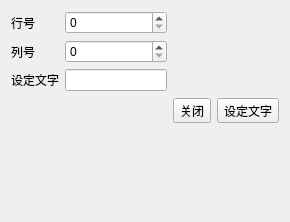
<?xml version="1.0" encoding="UTF-8"?>
<ui version="4.0">
 <class>DialogLocate</class>
 <widget class="QDialog" name="DialogLocate">
  <property name="geometry">
   <rect>
    <x>0</x>
    <y>0</y>
    <width>290</width>
    <height>222</height>
   </rect>
  </property>
  <property name="windowTitle">
   <string>Dialog</string>
  </property>
  <layout class="QHBoxLayout" name="horizontalLayout">
   <item>
    <layout class="QFormLayout" name="formLayout">
     <item row="0" column="0">
      <widget class="QLabel" name="labRow">
       <property name="text">
        <string>行号</string>
       </property>
      </widget>
     </item>
     <item row="1" column="0">
      <widget class="QLabel" name="labCol">
       <property name="text">
        <string>列号</string>
       </property>
      </widget>
     </item>
     <item row="2" column="0">
      <widget class="QLabel" name="labSetText">
       <property name="text">
        <string>设定文字</string>
       </property>
      </widget>
     </item>
     <item row="2" column="1">
      <widget class="QLineEdit" name="lineEditText"/>
     </item>
     <item row="1" column="1">
      <widget class="QSpinBox" name="spinBoxColumn"/>
     </item>
     <item row="0" column="1">
      <widget class="QSpinBox" name="spinBoxRow"/>
     </item>
    </layout>
   </item>
   <item>
    <widget class="QToolButton" name="btnClose">
     <property name="text">
      <string>关闭</string>
     </property>
    </widget>
   </item>
   <item>
    <widget class="QToolButton" name="btnSetText">
     <property name="text">
      <string>设定文字</string>
     </property>
    </widget>
   </item>
  </layout>
 </widget>
 <resources/>
 <connections>
  <connection>
   <sender>btnClose</sender>
   <signal>clicked()</signal>
   <receiver>DialogLocate</receiver>
   <slot>close()</slot>
   <hints>
    <hint type="sourcelabel">
     <x>192</x>
     <y>110</y>
    </hint>
    <hint type="destinationlabel">
     <x>144</x>
     <y>110</y>
    </hint>
   </hints>
  </connection>
 </connections>
</ui>
